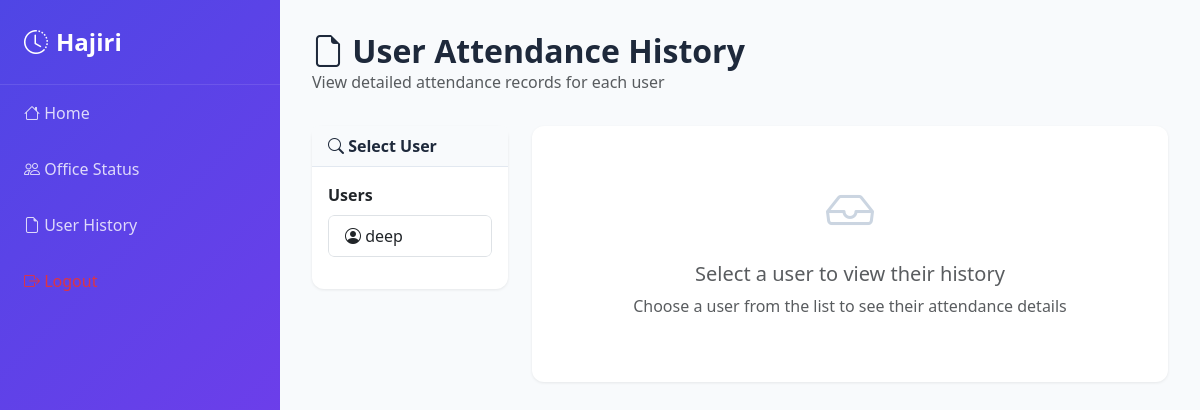
Page /attendance/admin/user-history/ (signed in) on the earlier database version.
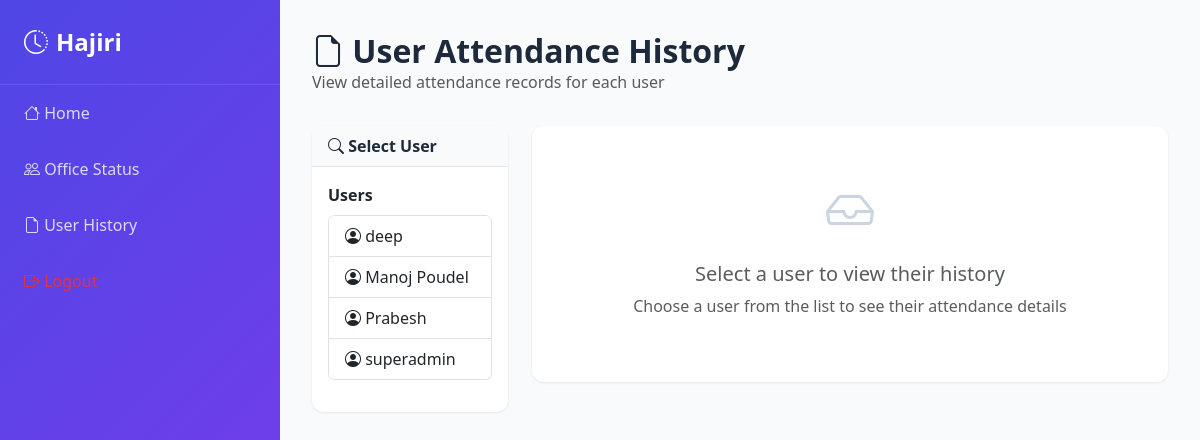
Same page on the later database version.
### accounts/models.py (models this page shows, shortened)
class CustomUser(AbstractUser):
    class Role(models.TextChoices):
        ADMIN = 'admin', 'Admin'
        INTERN = 'intern', 'Intern'
    role = models.CharField(max_length=20, choices=Role.choices, default=Role.INTERN)

### attendance/views.py (the view, shortened to what this page needs)
# urls.py: path('admin/user-history/', views.admin_user_history, name='admin_user_history'),
@login_required
def admin_user_history(request, user_id=None):
    if not _is_admin_user(request.user):
        return HttpResponseForbidden('Admins only')
    from django.contrib.auth import get_user_model
    User = get_user_model()
    selected_user = None
    attendances = None
    date_from = request.GET.get('date_from')
    date_to = request.GET.get('date_to')
    if not user_id:
        user_id = request.GET.get('user_id')
    users = User.objects.filter(role='intern').order_by('username')
    return render(request, 'attendance/admin_user_history.html', {
        'users': users,
        'selected_user': selected_user,
        'attendances': attendances,
        'date_from': date_from,
        'date_to': date_to,
    })

### attendance/views.py (called while the page is built)
def _is_admin_user(user):
    return user.is_superuser or getattr(user, 'role', None) == 'admin'

### templates/attendance/admin_user_history.html (shortened to what the changed rows need)
{% extends 'base.html' %}
{% block content %}
<div class="page-header">
  <h1><i class="bi bi-file-earmark"></i> User Attendance History</h1>
</div>
<div class="row">
  <div class="col-lg-3 mb-4">
    <div class="card">
      <div class="card-body">
        <div class="mb-3">
          <div class="list-group" style="max-height: 600px; overflow-y: auto;">
            {% for user in users %}
              <a href="?user_id={{ user.id }}" class="list-group-item list-group-item-action {% if selected_user and selected_user.id == user.id %}active{% endif %}">
                <i class="bi bi-person-circle"></i>
                {{ user.get_full_name|default:user.username }}
              </a>
            {% endfor %}
          </div>
        </div>
      </div>
    </div>
  </div>
</div>
{% endblock %}

Differences in the rows shown:
added CustomUser: get_full_name "Manoj Poudel"
added CustomUser: get_full_name "Prabesh"
added CustomUser: get_full_name "superadmin"
